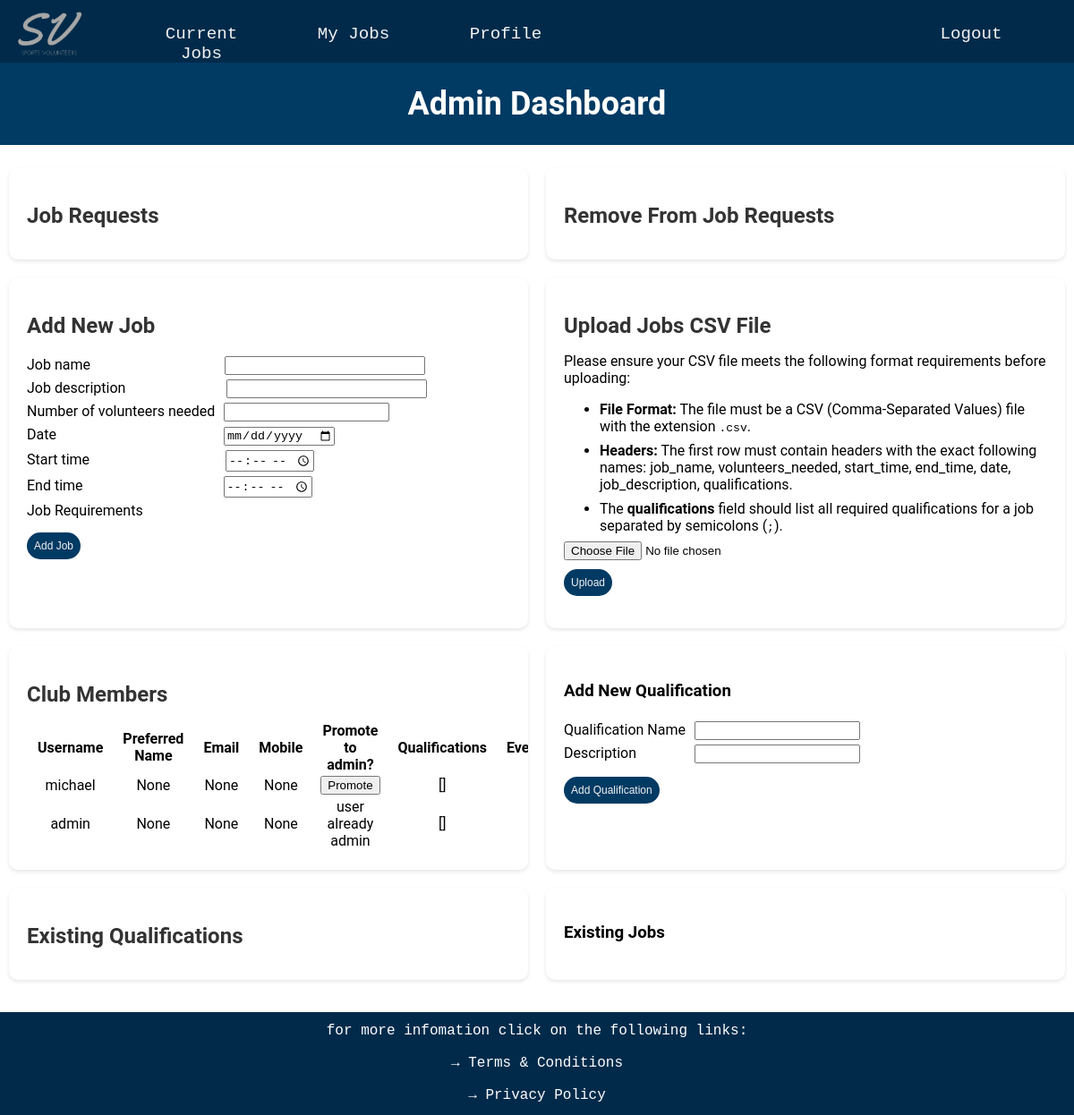
/admin, run on an earlier commit of the app's database.
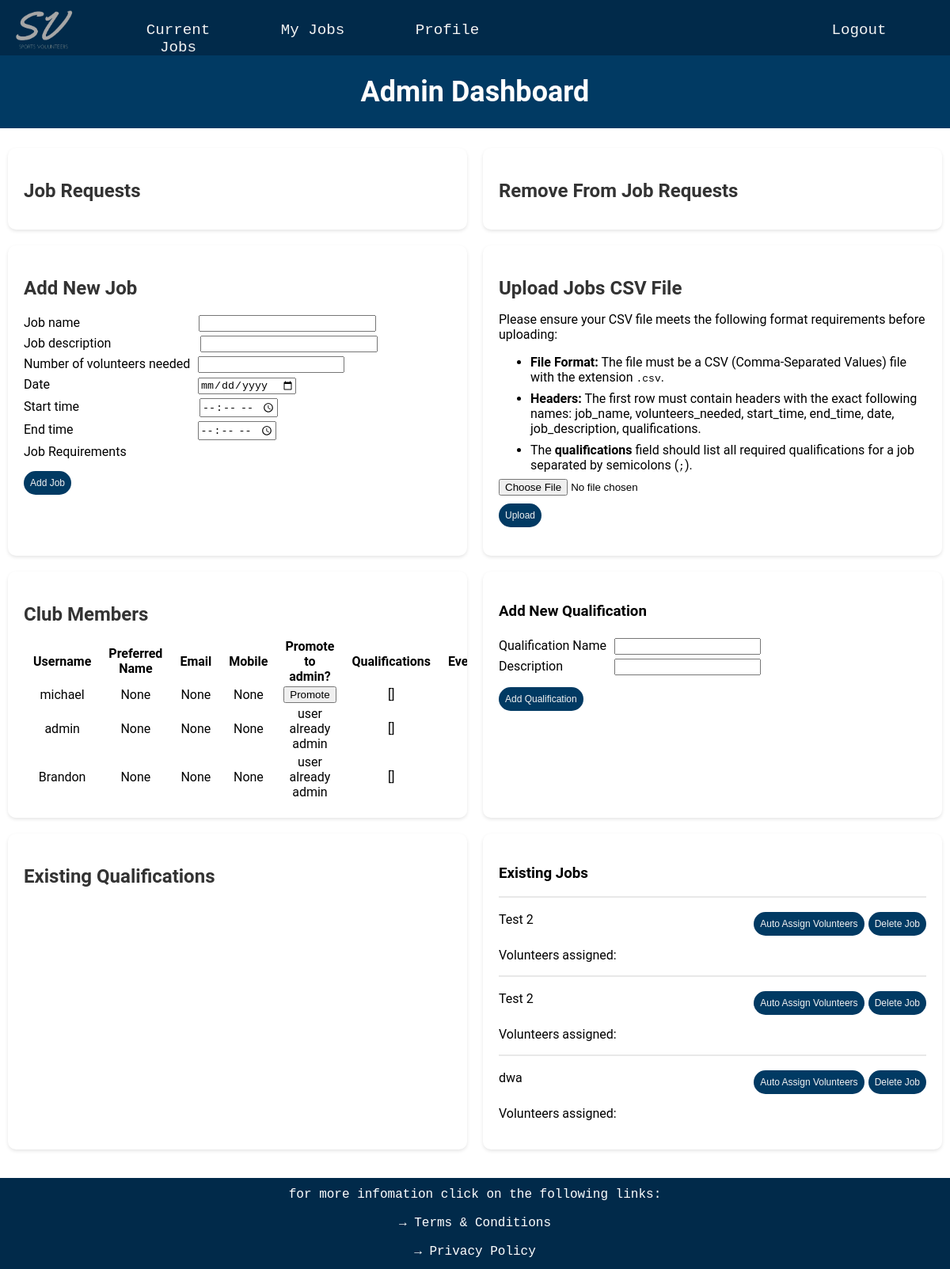
And on a later commit of the database.
### website/databases.py (models this page shows, shortened)
class User(UserMixin, db.Model):
    __tablename__ = 'users'
    user_id = db.Column(db.Integer, primary_key=True, autoincrement=True)
    username = db.Column(db.String(16), index=True, unique=True)
    password_hash = db.Column(db.String(64))
    email = db.Column(db.String(30))
    mobile = db.Column(db.String(15))
    preferred_name = db.Column(db.String(15))
    dob = db.Column(db.String(11))
    address = db.Column(db.String(50))
    gender = db.Column(db.String(10))
    jobs_completed = db.Column(db.Integer)
    admin = db.Column(db.Boolean)
    details = db.Column(db.String(255))
    qualifications = db.relationship('Qualification', secondary=user_qualifications,
                                     backref=db.backref('users', lazy='subquery'))
    jobs = db.relationship('Jobs', secondary='user_job_link',
                           backref=db.backref('assigned_users', lazy='dynamic'))

class Jobs(UserMixin, db.Model):
    __tablename__ = 'jobs'
    job_id = db.Column(db.Integer, primary_key=True)
    job_name = db.Column(db.String(20))
    volunteers_needed = db.Column(db.Integer)
    volunteers_needed_left = db.Column(db.Integer)
    start_time = db.Column(db.String(20))
    end_time = db.Column(db.String(20))
    date = db.Column(db.String(20))
    job_description = db.Column(db.String(300))
    job_qualifications = db.relationship('Qualification', secondary=job_requirements,
                                         backref=db.backref('required_for_jobs', lazy='subquery'))

### website/routes.py (the view, shortened to what this page needs)
@app.route('/admin', methods=['GET', 'POST'])
def admin():
    users = User.query.order_by(desc(User.jobs_completed)).all()
    qualifications = Qualification.query.all()
    new_job_form = newJobForm()
    jobs = Jobs.query.all()
    user_job_link = UserJobLink.query.all()
    requests = Requests.query.join(User).order_by(User.jobs_completed).all()
    remove_requests = RemoveRequests.query.join(User).order_by(User.jobs_completed).all()
    new_job_form.job_requirements.choices = [(q.qualifications_id, q.qualification_name) for q in qualifications]
    qualification_form = QualificationForm()
    return render_template('admin.html', users=users, new_job_form=new_job_form, qualification_form=qualification_form,
                           qualifications=qualifications, requests = requests, remove_requests = remove_requests,
                           jobs = jobs, user_job_link = user_job_link, all_users = User)

### website/forms.py
class newJobForm(FlaskForm):
    job_name = StringField('Job name', validators=[input_required()])
    job_description = StringField('Job description', validators=[input_required()])
    volunteers_needed = IntegerField('Number of volunteers needed', validators=[input_required(), NumberRange(min=0)])
    start_time = TimeField('Start time', validators=[input_required()])
    end_time = TimeField('End time', validators=[input_required()])
    date = DateField('Date', validators=[input_required()], format='%Y-%m-%d')
    job_requirements = MultiCheckboxField('Job Requirements', coerce=int)
    submit = SubmitField('Add Job')

class QualificationForm(FlaskForm):
    qualification_name = StringField('Qualification Name', validators=[input_required()])
    qualification_description = StringField('Description', validators=[input_required()])
    submit = SubmitField('Add Qualification')

### website/templates/admin.html (shortened to what this page needs)
{% extends "layout.html" %}
{% block page_content %}
<div class="p-title-box">
    <h1 class = 'profile-title'>Admin Dashboard</h1>
</div>
<div class="admin-container">
    <div class="admin-box admin-scrollable-box">
        <h2>Job Requests</h2>
    </div>
    <div class="admin-box admin-scrollable-box">
        <h2>Remove From Job Requests</h2>
    </div>
    <div class="admin-box">
        <h2>Add New Job</h2>
        <div class="admin-new-job">
        <form action="" method="POST">
            <div>
                {{ new_job_form.job_name.label }} {{ new_job_form.job_name(class="admin-new-job-name") }}
            </div>
            <div>
                {{ new_job_form.job_description.label }} {{ new_job_form.job_description(class="admin-new-job-desc") }}
            </div>
            <div>
                {{ new_job_form.volunteers_needed.label }} {{ new_job_form.volunteers_needed(class="admin-new-job-vol") }}
            </div>
            <div>
                {{ new_job_form.date.label }} {{ new_job_form.date(class="admin-new-job-date") }}
            </div>
            <div>
                {{ new_job_form.start_time.label }} {{ new_job_form.start_time(class="admin-new-job-stime") }}
            </div>
            <div>
                {{ new_job_form.end_time.label }} {{ new_job_form.end_time(class="admin-new-job-etime") }}
            </div>
            <div>
                {{ new_job_form.job_requirements.label }}
            </div>
            <div>
                {{ new_job_form.submit(class='admin-button') }}
            </div>
        </form>
        </div>
    </div>
    <div class="admin-box">
        <h2>Upload Jobs CSV File</h2>
        <div class="upload-instructions">
            <p>Please ensure your CSV file meets the following format requirements before uploading:</p>
            <ul>
                <li class="upload-instructions-li"><strong>File Format:</strong> The file must be a CSV (Comma-Separated Values) file with the extension <code>.csv</code>.</li>
                <li class="upload-instructions-li"><strong>Headers:</strong> The first row must contain headers with the exact following names: job_name, volunteers_needed, start_time, end_time, date, job_description, qualifications.</li>
                <li class="upload-instructions-li">The <strong>qualifications</strong> field should list all required qualifications for a job separated by semicolons (<code>;</code>).</li>
            </ul>
            <form method="POST" action="/upload_jobs" enctype="multipart/form-data">
                <input type="file" name="file">
                <input type="submit" value="Upload" class="admin-button">
            </form>
        </div>
    </div>
    <div class="admin-box admin-scrollable-box">
        <h2>Club Members</h2>
        <table class="admin-club-member">
            <thead class="admin-club-table">
                <tr>
                    <th>Username</th>
                    <th>Preferred Name</th>
                    <th>Email</th>
                    <th>Mobile</th>
                    <th>Promote to admin?</th>
                    <th>Qualifications</th>
                    <th>Events</th>
                </tr>
            </thead>
            <tbody>
            {% for user in users %}
            <tr>
                <td>{{ user.username }}</td>
                <td>{{ user.preferred_name }}</td>
                <td>{{ user.email }}</td>
                <td>{{ user.mobile }}</td>
                {% if not user.admin %}
                <td>
                    <div>
                        <form method="post" onclick="return confirm('Are you sure you want to promote user to an admin?');">
                            <input type="submit" value="Promote" class="class='admin-button'">
                        </form>
                    </div>
                </td>
                {% else %}
                <td>user already admin</td>
                {% endif %}
                <td>{{ user.qualifications }}</td>
                <td>{{ user.events }}</td>
            </tr>
            {% endfor %}
            </tbody>
        </table>
    </div>
    <div class="admin-box">
        <h3>Add New Qualification</h3>
        <form action="" method="POST">
            <div class="admin-new-qual">
                <div>
                    {{ qualification_form.qualification_name.label }} {{ qualification_form.qualification_name(class="admin-new-qual-name") }}
                </div>
                <div>
                    {{ qualification_form.qualification_description.label }} {{ qualification_form.qualification_description(class="admin-new-qualdesc") }}
                </div>
                <div>
                    {{ qualification_form.submit(class='admin-button') }}
                </div>
            </div>
        </form>
    </div>
    <div class="admin-box admin-scrollable-box">
        <h2>Existing Qualifications</h2>
    </div>
    <div class="admin-box admin-scrollable-box">
        <h3>Existing Jobs</h3>
        {% for job in jobs %}
            <div class="admin-jobs">
                <hr>
                <div>
                    <p>{{ job.job_name }}</p>
                    <div>
                        <form method = "post">
                            <input type = "submit" value = "Auto Assign Volunteers" class='admin-button'>
                        </form>
                        <form method = "post" action="{{ url_for('delete_job', job_id=job.job_id) }}" onclick="return confirm('Are you sure you want to delete this job?');">
                            <input type = "submit" value = "Delete Job" class='admin-button'>
                        </form>
                    </div>
                </div>
                    <p>Volunteers assigned: {% for user_job in user_job_link %}{% if user_job.job_id == job.job_id %}{{ all_users.query.filter_by(user_id = user_job.user_id).first().username }}, {% endif %}{% endfor %}</p>
            </div>
            {% endfor %}
    </div>
</div>
{% endblock %}

### website/templates/layout.html (shortened to what this page needs)
<!DOCTYPE html>
{% import "bootstrap/wtf.html" as wtf %}
<head>
    <link rel=stylesheet type=text/css href="{{ url_for('static', filename='styles.css') }}">
</head>
<div id="page-container">
    <ul class="navbar">
        <li>
            <div class="navbar_box_logo">
                <br>
                <img class="top_logo"
                    src="{{ url_for('static', filename='images/darker_logo.png') }}"
                    onmouseover= this.src="{{ url_for('static', filename='images/light_logo.png') }}"
                    onmouseout= this.src="{{ url_for('static', filename='images/darker_logo.png') }}"
                    alt="logo image" />
            </div>
        </li>
        <li>
            <div class="navbar_box">
                <a class="navbar_item" href="{{ url_for('current_jobs') }}">Current Jobs</a>
            </div>
        </li>
        <li>
            <div class="navbar_box">
                <a class="navbar_item" href="{{ url_for('my_jobs') }}">My Jobs</a>
            </div>
        </li>
        <li>
            <div class="navbar_box">
                <a class="navbar_item" href="{{ url_for('profile') }}">Profile</a>
            </div>
        </li>
        <li class = "navbar_right">
            <div class="navbar_box">
                <a class="navbar_item" href="{{ url_for('logout') }}">Logout</a>
            </div>
        </li>
    </ul>
    <div id = "content-wrap">
        {% block page_content %}{% endblock %}
    </div>
</div>
<footer class="footer">
    <p class = 'footer_text'>for more infomation click on the following links:</p>
    <p><a href="{{ url_for('terms') }}" class = 'footer_link'>→ Terms & Conditions</a></p>
    <p><a href="{{ url_for('privacy')}}" class = 'footer_link'>→ Privacy Policy</a></p>
</footer>

### website/static/styles.css (style rules this page uses)
.navbar { list-style-type: none; padding: 0; overflow: hidden; background-color: #012A4A; position: sticky; top: 0px; margin: 0px; z-index: 1; }
.navbar_box_logo { height: 50px; width: 140px; margin-top: 10px; margin-bottom: 10px; }
.navbar_box { height: 50px; width: 170px; margin-top: 10px; margin-bottom: 10px; }
li { float: left; }
.navbar_right { float: right; margin-right: 30px; }
.navbar_item { display: block; text-decoration: none; font-family: Andale Mono, monospace; color: #F3F3F3; font-size: 120%; text-align: center; padding: 10% 10%; }
#page-container { position: relative; min-height: 100vh; }
#content-wrap { overflow: auto; }
.top_logo { height: 80px; width: 80px; text-align: center; display: flex; margin-left: 15px; margin-top: -30px; }
.footer { width: 100%; height: 115px; background-color: #012A4A; text-align: center; margin-top: auto; }
.footer_text, .footer_link { color: white; text-decoration: none; font-family: Andale Mono, monospace; font-size: 16px; text-align: center; }
.footer_text { padding-top: 12px; }
.profile-title, .timetable-title { text-align: center; font-size: 3vw; color: white; }
.p-title-box, .timetable-title-box { background-color: #013A63; padding: 1px; margin-bottom: 25px; }
.admin-container { display: flex; flex-wrap: wrap; justify-content: space-around; margin-top: 20px; }
.admin-box { background-color: #ffffff; border-radius: 10px; box-shadow: 0 2px 4px rgba(0,0,0,0.1); width: 45%; margin-bottom: 20px; padding: 20px; }
.admin-button { display: block; margin-top: 10px; font-size: 1.5vh; background-color: #013A63; color: #F2F2F2; border: none; outline: none; cursor: pointer; padding: 0.5rem; border-radius: 15px; }
.upload-instructions-li { margin-bottom: 0.5rem; }
.admin-scrollable-box { max-height: 400px; overflow: auto; }
.admin-box h2 { color: #333; margin-bottom: 15px; }
.admin-new-job div, .admin-new-qual div { padding-top:5px; }
.admin-new-job-name, .admin-new-job-desc { width: 40%; margin-left:146px; max-width:40%; }
.admin-new-job-desc { margin-left:109px; }
.admin-new-job-vol, .admin-new-qual-name { margin-left: 6px; }
.admin-new-job-stime { margin-left:148px; }
.admin-new-job-etime { margin-left:153px; }
.admin-new-job-date { margin-left:183px; }
.admin-club-member tr:nth-child(n+1) { text-align: center; }
.admin-club-member div { display: inline-block; }
.admin-club-table th { padding:0px 10px; }
.admin-new-qualdesc { margin-left: 61px; }
.admin-qual hr, .admin-jobs hr { border: 0.1px solid #e8e8e8; }
.admin-qual p, .admin-jobs p { width: 80%; word-wrap: break-word; margin-top:10px; }
.admin-jobs p { width: 70%; }
.admin-qual div, .admin-jobs div { display: flex; }
.admin-jobs form:nth-last-child(-n+1) { margin-left:5px; }
.upload-instructions { margin-bottom: 1rem; }

What changed in the data, as far as the page shows it:
added User: username "Brandon", preferred_name "None", email "None", mobile "None", admin "user already admin", qualifications "[]"
added Jobs: job_name "Test 2"
added Jobs: job_name "Test 2"
added Jobs: job_name "dwa"
